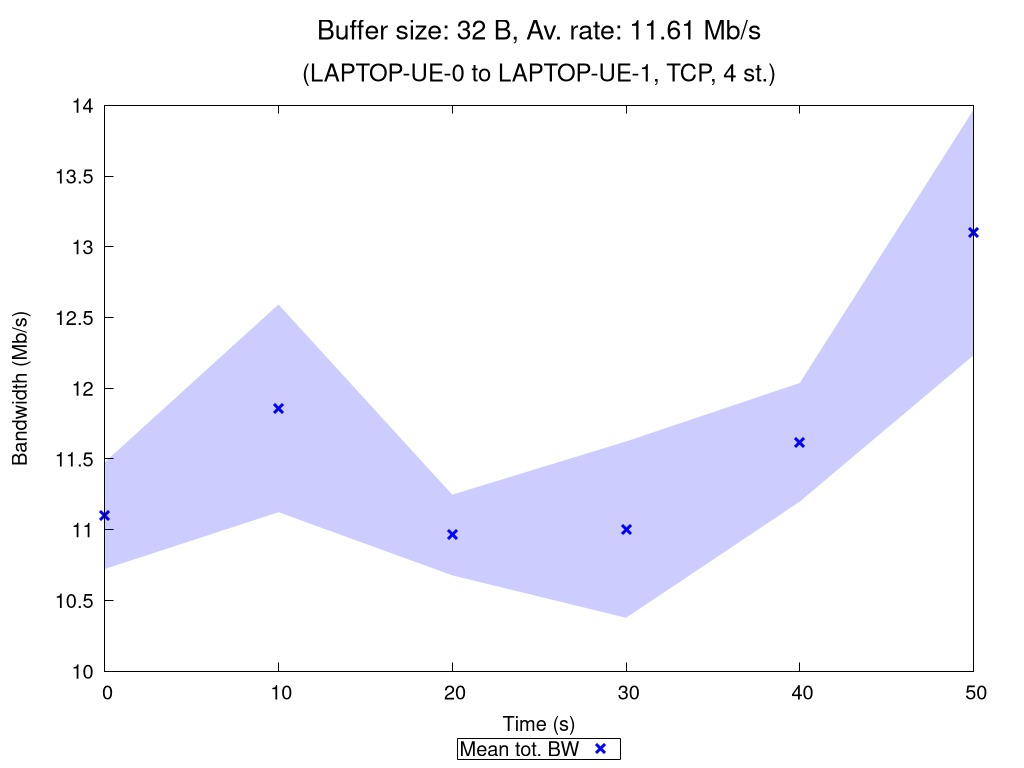

Generate this figure with gnuplot:
set terminal pngcairo nocrop enhanced size 1024,768 font "Verdana,15"
set output "TCP_4_st_2020_10_18_08-18-25_one2two_00032B.png"

set title "{/=20 Buffer size: 32 B, Av. rate: 11.61 Mb/s}\n\n{/=18 (LAPTOP-UE-0 to LAPTOP-UE-1, TCP, 4 st.)}"

set xlabel "Time (s)"
set ylabel "Bandwidth (Mb/s)"
set ytics nomirror
set key bmargin center horizontal box samplen 1 width -1
set bmargin 4.6
set rmargin 4.5

rf = 1000000.0  # rate factor
set style fill transparent solid 0.2 noborder
set autoscale xfix
plot "TCP_4_st_2020_10_18_08-18-25_one2two_00032B_iperf_processed.dat" using 1:($2/rf-$3/rf):($2/rf+$3/rf) with filledcurves lc rgb "blue" notitle, \
     "" using 1:($2/rf) with points pt 2 ps 1.5 lw 3 lc rgb "blue" title "Mean tot. BW", \
